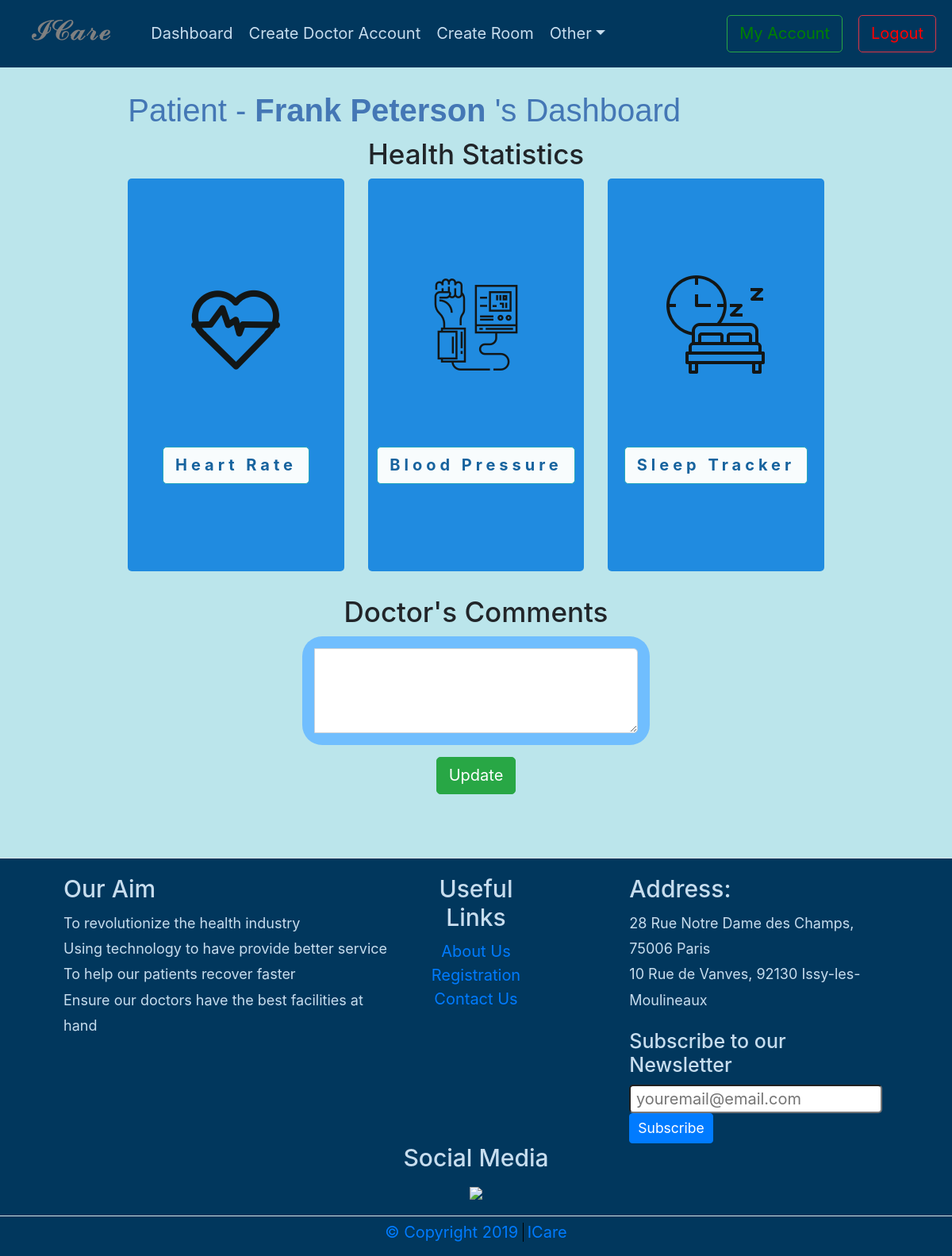
The page /view-patient-dashboard.php?id=2 (signed in) on the database as committed earlier.
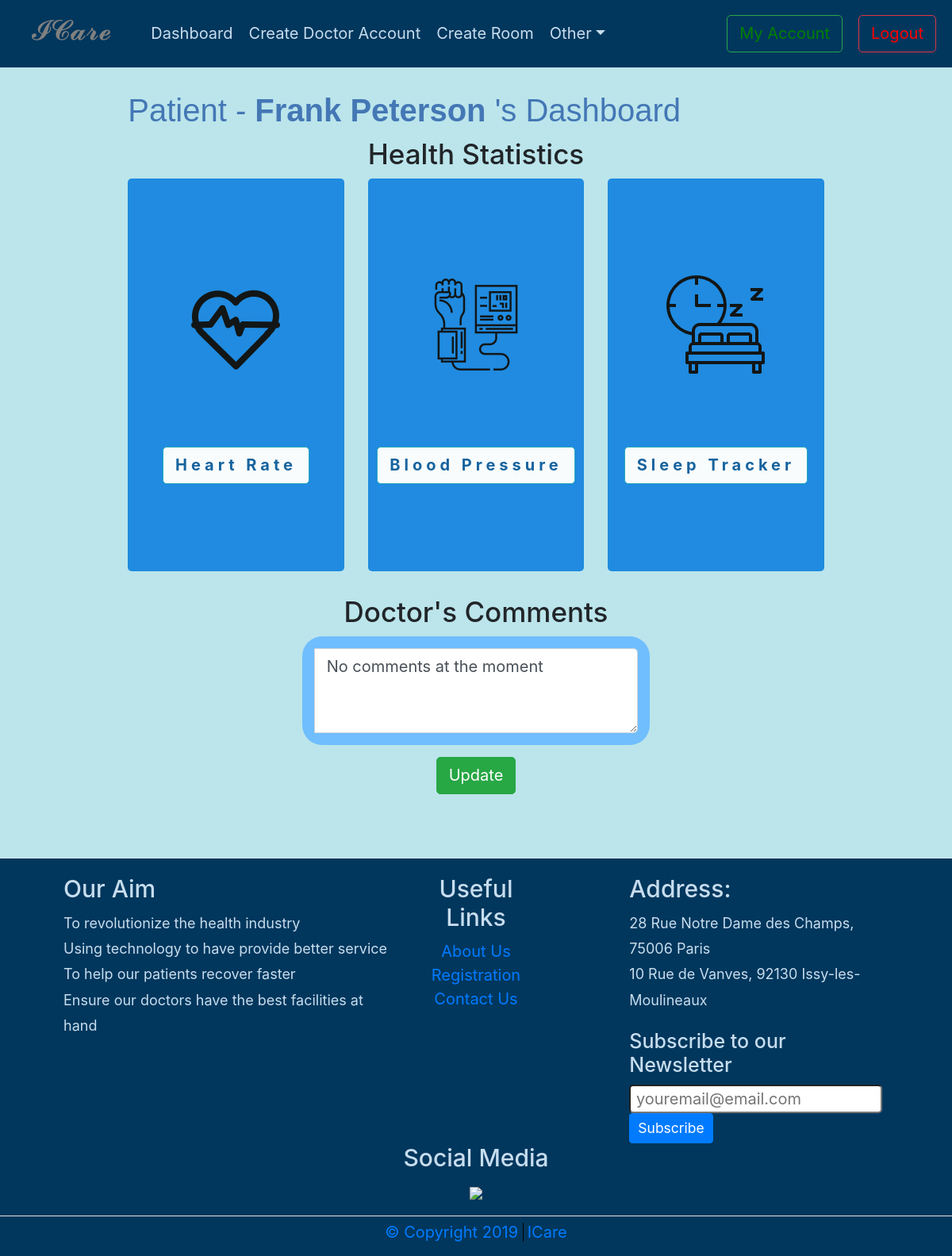
The same page on the database as committed later.
### tables this page shows
CREATE TABLE `patient` (
  `idPatient` int(10) NOT NULL,
  `First_Name` varchar(45) DEFAULT NULL,
  `Last_Name` varchar(45) DEFAULT NULL,
  `Phone_number` varchar(45) DEFAULT NULL,
  `BirthDate` varchar(45) DEFAULT NULL,
  `Address` varchar(45) DEFAULT NULL,
  `Cholesterol` varchar(450) DEFAULT NULL,
  `Emerg_FirstName` varchar(45) DEFAULT NULL,
  `Emerg_LastName` varchar(45) DEFAULT NULL,
  `Emerg_Relation` varchar(45) DEFAULT NULL,
  `Emerg_PhoneNumber1` varchar(20) DEFAULT NULL,
  `Emerg2_PhoneNumber2` varchar(20) DEFAULT NULL,
  `Emerg_PhoneNumber2` varchar(20) DEFAULT NULL,
  `HepatitisB` varchar(45) DEFAULT NULL,
  `ChickenPox` varchar(45) DEFAULT NULL,
  `Measles` varchar(45) DEFAULT NULL,
  `Medical_History` varchar(800) DEFAULT NULL,
  `Height` varchar(45) DEFAULT NULL,
  `Weight` varchar(45) DEFAULT NULL,
  `DoctorId` int(11) DEFAULT NULL,
  `Gender` varchar(30) NOT NULL,
  `Occupation` varchar(30) NOT NULL,
  `Marital_Status` varchar(30) NOT NULL,
  `EmailID` varchar(50) NOT NULL,
  `Social_Security` varchar(50) NOT NULL,
  `Emerg2_Relation` varchar(50) NOT NULL,
  `Emerg2_FirstName` varchar(50) NOT NULL,
  `Emerg2_PhoneNumber1` varchar(20) NOT NULL,
  `BloodPressure` varchar(100) NOT NULL,
  `HeartDisease` varchar(100) NOT NULL,
  `Vaccination_History` varchar(100) NOT NULL,
  `OtherHealthIssues` varchar(500) NOT NULL,
  `Emerg2_LastName` varchar(30) NOT NULL,
  `DoctorComments` text DEFAULT NULL,
  `RoomNo` int(20) NOT NULL
);

### controller/functions.php (called while the page is built, shortened)
<?php
function isAdmin() {
	if (isset($_SESSION['user']) && $_SESSION['user']['user_type'] == 'admin' ) {
		return true;
	}else{
		return false;
	}
}
?>

### view-patient-dashboard.php (the view, shortened to what this page needs)
<?php
    $thisPage = "View Patient Dashboard";
    include('controller/functions.php');
    global $patient_id;
    include('includes/header.php');
    if(isset($_GET['id'])) {
		$patient_id = $_GET['id'];
	}
    if(isset($patient_id)) {
        $record = mysqli_query($conn, "SELECT * FROM patient WHERE idPatient=$patient_id");
        $n = mysqli_fetch_array($record);
        $FirstName    			=  $n['First_Name'];
        $LastName    			=  $n['Last_Name'];
        $Comments               =  $n['DoctorComments'];
    }
?>
    <div class="main-content">
        <h2> Patient -
        <?php  if (isset($patient_id)) : ?>
            <strong>
                <?php echo $FirstName, " ", $LastName;?>
            </strong>
        <?php endif ?>'s Dashboard</h2>
        <h3 class="text-center">Health Statistics</h3>
        <div class="row" >
            <div class="col-md-4 ">
                <div class="rounded" style="background-color: #1082df; opacity: 0.9; text-align: center;">
                    <br><br><br><br>
                    <a href="#"><img  src="images/heartrate-sensor.png" alt=""></a>
                    <br><br><br><br>
                    <div class="text-left">
                        <p class="text-center">
                            <a href="#"><button type="button" style="background-color: white;color: #065596;letter-spacing: 5px;" class="btn btn-info btn-md"><b>Heart Rate</b></button></a>
                        </p>
                        <br><br><br>
                    </div>
                </div>
            </div>
            <div class="col-md-4 ">
                <div class="rounded" style="background-color: #1082df; opacity: 0.9; text-align: center;">
                    <br><br><br><br>
                    <a href="#"><img src="images/bloodpressure-sensor.png" alt=""> </a>
                    <br><br><br><br>
                    <div class="text-left">
                        <p class="text-center">
                            <a href="#"><button type="button" style="background-color: white;color: #065596;letter-spacing: 5px" class="btn btn-info btn-md" ><b>Blood Pressure </b></button></a>
                        </p>
                        <br><br><br>
                    </div>
                </div>
            </div>
            <div class="col-md-4 ">
                <div class="rounded" style="background-color: #1082df; opacity: 0.9;text-align: center;">
                    <br><br><br><br>
                    <a href="#"><img src="images/sleep-tracking.png" alt=""></a>
                    <br><br><br><br>
                    <div class="text-left">
                        <p class="text-center">
                        <a href="#"><button type="button" style="background-color: white;color: #065596;letter-spacing: 5px;" class="btn btn-info btn-md"><b>Sleep Tracker</b></button></a>
                        </p>
                        <br><br><br>
                    </div>
                </div>
            </div>
        </div>
        <div class="row" style="padding: 30px 0;">
            <form class="col-md-12" action="view-patient-dashboard.php" method="post">
                <h3 class="text-center">Doctor's Comments</h3>
                <div class="input-group col-md-6" style="margin:auto; padding: 15px; background-color: #70befe;   border-radius: 25px;">
                    <textarea class="form-control" rows="3" name="DoctorComments"><?php echo $Comments ; ?></textarea>
                </div>
                <div style="text-align:center; margin-top:15px;">
                    <button class="btn btn-success" type="submit" name="update-comments" >Update</button>
                </div>
            </form>
        </div>
    </div>
</div>
<?php
	include('includes/footer.php');
?>

### includes/header.php (shortened to what this page needs)
<!DOCTYPE html>
<html>
<head>
    <link rel="stylesheet" type="text/css" href="css/bootstrap.min.css">
    <link rel="stylesheet" type="text/css" href="css/styles.css">
</head>
<body>
        <?php
            if(($thisPage == "Home") || ($thisPage == "Login") || ($thisPage == "Patient Registration")  ) {
                include('includes/homenav.php');
                include('controller/functions.php');
            }else if( (($thisPage == "Admin Dashboard") || ($thisPage == "Doctor Dashboard") || ($thisPage == "Dashboard") || ($thisPage == "Doctor Registration") || ($thisPage == "Doctor Details") || ($thisPage == "Patient Details") || ($thisPage == "View Patient Dashboard")) ) {
                include('includes/nav.php');
            } else{
                include('controller/functions.php');
                include('includes/nav.php');
            }
        ?>
        <div class="container-fluid">

### includes/nav.php (shortened to what this page needs)
<nav id="myNavbar" class="navbar navbar-expand-lg navbar-light" role="navigation" >
        <a class="navbar-brand d-flex flex-row" href="#">
             <h3 id="nav-title">𝓘𝓒𝓪𝓻𝓮</h3>
        </a>
            <div class="collapse navbar-collapse" id="navbarCollapse">
                <ul class="navbar-nav mr-auto ">
                    <?php if (isAdmin())
                        echo '
                        <li class="nav-item
                            if ($thisPage=="Admin Dashboard")
						        echo "active"; ">
                            <a class="nav-link" href="admin-dashboard.php">Dashboard</a>
                        </li>
                        <li class="nav-item
                            if ($thisPage=="Create Doctor")
						        echo "active"; ">
                            <a class="nav-link" href="create-doctor.php">Create Doctor Account</a>
                        </li>
                        <li class="nav-item
                            if ($thisPage=="Create Room")
						        echo "active"; ">
                            <a class="nav-link" href="create-room.php">Create Room</a>
                        </li>
                        '
                    ?>
                    <li class=" nav-item dropdown
                        <?php if ($subMenu=="Other")
						echo " active"; ?>  ">
                        <a class="nav-link dropdown-toggle" id="navbarDropdown" data-toggle="dropdown" role="button" href="about.php">Other<span class="caret"></span></a>
                    </li>
                </ul>
                <button class="btn btn-outline-success" style="margin-right: 20px;"><a href="my-account.php" style="color:green"> My Account</a></button>
                <button class="btn btn-outline-danger" type="submit"><a href="index.php?logout='1'" style="color:red">Logout</a></button>
            </div>
        </nav>

### includes/footer.php (shortened to what this page needs)
    <footer id="myfooter" class="page-footer text-center border-top" style="padding: 20px 0 10px 0;">
        <div class="row" style="padding: 0 80px;">
            <div class="col-sm-5 text-left">
                <h4>Our Aim</h4>
                <p>
                    To revolutionize the health industry <br>
                    Using technology to have provide better service <br>
                    To help our patients recover faster <br>
                    Ensure our doctors have the best facilities at hand
                </p>
            </div>
            <div class="col-sm-2">
                <h4>Useful Links</h4>
                <ul style="list-style:none; padding:0;">
                    <li><a href="about.php"> About Us </a> </li>
                    <li><a href="register.php"> Registration</a></li>
                    <li><a href="contact.php"> Contact Us</a></li>
                </ul>
            </div>
            <div class="col-sm-4 offset-sm-1 text-left">
                <h4>Address:</h4>
                <p>
                    28 Rue Notre Dame des Champs, 75006 Paris <br>
                    10 Rue de Vanves, 92130 Issy-les-Moulineaux
                </p>
                <h5>Subscribe to our Newsletter</h5>
                <input type="email" placeholder=" youremail@email.com" size="20" style="border-radius: 5px; padding:1px;">
                <button class="btn btn-primary btn-sm" type="submit">Subscribe</button>
            </div>
        </div>
        <div class="row" style="margin-bottom: 15px;">
            <div class="col-sm-12">
                <h4>Social Media</h4>
                <div>
                    <a href="#">
                        <img src="images/social_icon3.png" height="40px"/>
                    </a>
                </div>
            </div>
        </div>
        <div class="border-top" style="padding:5px; margin-top: 5px;">
            <a href="#" target="_blank">&copy; Copyright 2019 </a>
            <a href="#" class="verticalLine" target="_blank"> ICare </a>
        </div>
    </footer>
</body>
</html>

### css/styles.css (style rules this page uses)
:root { font-size: 20px; }
.container-fluid { background-color:#bbe5eb; padding-bottom: 0; }
#myNavbar, #myfooter { background-color: #01375d; color: #C7DDEE; }
.navbar-light .navbar-nav .nav-link { color: #C7DDEE; }
#nav-title { padding: 0 20px; color:gray; }
p { font-size: 18px; line-height: 1.8; }
h2 { color: #4477B5; font-family: "Source Sans Pro", "Arial", serif; font-weight: normal; }
.main-content { width: 75%; margin: 0 auto; padding: 30px 0 50px 0; }
.verticalLine { border-left: thin solid #000000; padding-left: 5px; }

Rows that differ between the two databases and show on the page:
changed patient "Frank": DoctorComments (not shown) → "No comments at the moment"
